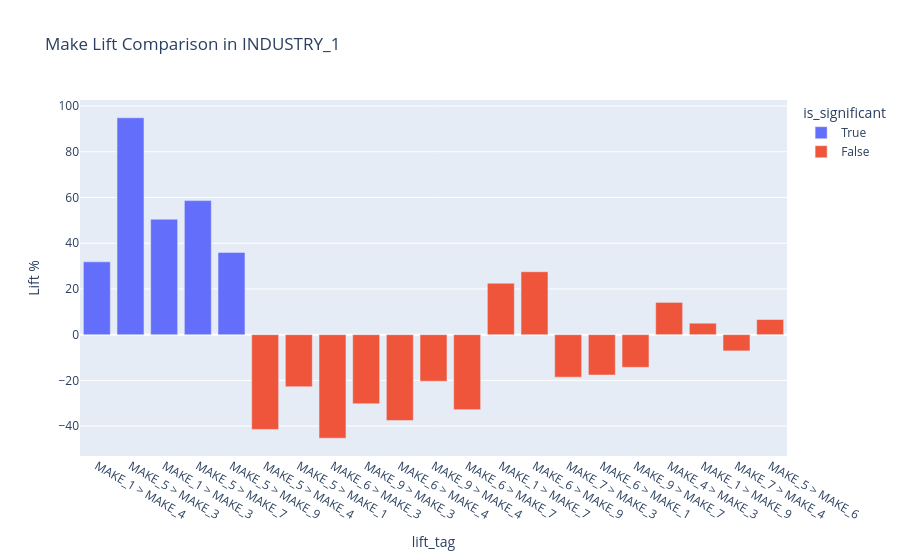
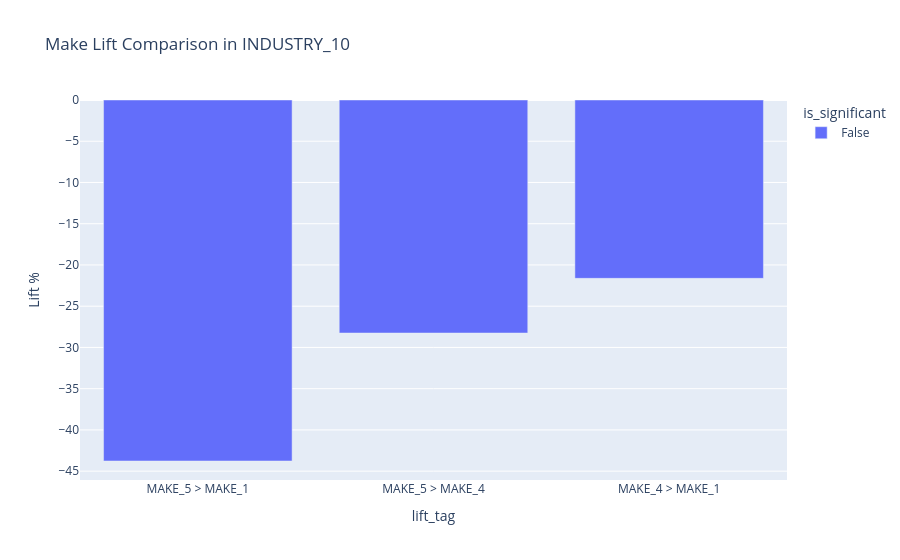
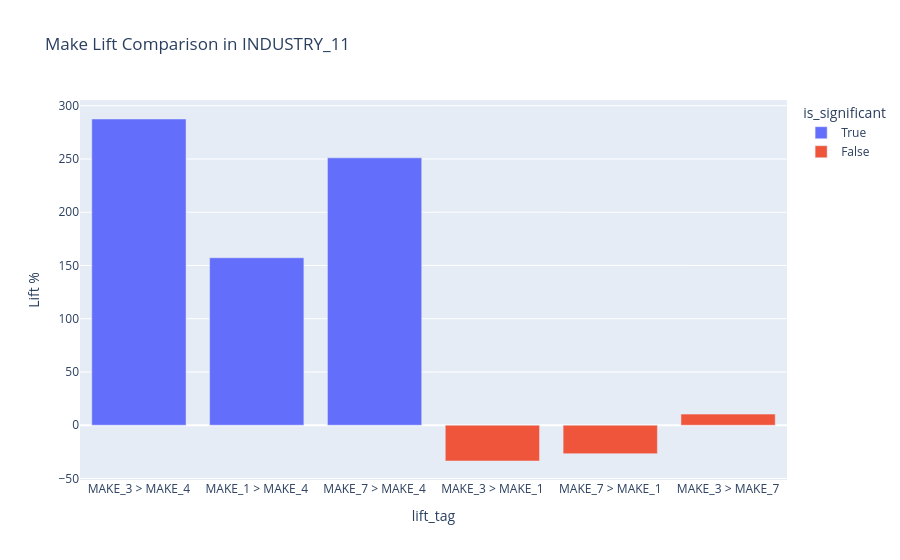
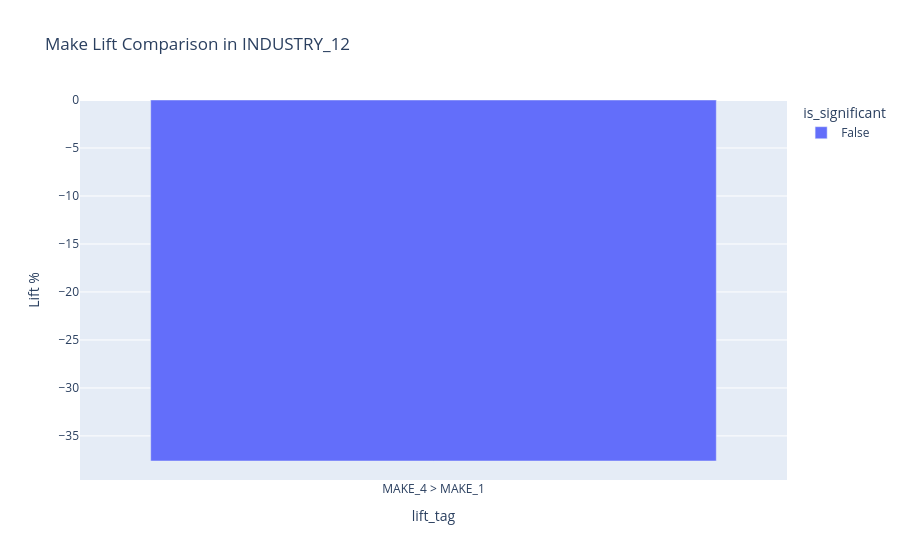

The code cell stored with these charts, in order, in its notebook:
### Code cell
ranked = comparison_df.copy()
ranked['lift_tag'] = ranked.apply(
    lambda row: f"{row['make_a']} > {row['make_b']}" if row['lift_%'] > 0 else f"{row['make_b']} > {row['make_a']}", axis=1
)

for industry in ranked['industry'].unique():
    subset = ranked[ranked['industry'] == industry]
    fig = px.bar(subset, x='lift_tag', y='lift_%', color='is_significant',
                 title=f"Make Lift Comparison in {industry}", labels={'lift_%': 'Lift %'})
    fig.show()

### Figure 1 — Plotly figure (JSON) as saved in the notebook; plotly's stock layout.template omitted (floating-point values rounded to 4 significant figures)
{"data": [{"alignmentgroup": "True", "hovertemplate": "is_significant=True<br>lift_tag=%{x}<br>Lift %=%{y}<extra></extra>", "legendgroup": "True", "marker": {"color": "#636efa", "pattern": {"shape": ""}}, "name": "True", "offsetgroup": "True", "orientation": "v", "showlegend": true, "textposition": "auto", "type": "bar", "x": ["MAKE_1 > MAKE_4", "MAKE_5 > MAKE_3", "MAKE_1 > MAKE_3", "MAKE_5 > MAKE_7", "MAKE_5 > MAKE_9"], "xaxis": "x", "y": [31.86, 94.84, 50.47, 58.63, 35.98], "yaxis": "y"}, {"alignmentgroup": "True", "hovertemplate": "is_significant=False<br>lift_tag=%{x}<br>Lift %=%{y}<extra></extra>", "legendgroup": "False", "marker": {"color": "#EF553B", "pattern": {"shape": ""}}, "name": "False", "offsetgroup": "False", "orientation": "v", "showlegend": true, "textposition": "auto", "type": "bar", "x": ["MAKE_5 > MAKE_4", "MAKE_5 > MAKE_1", "MAKE_6 > MAKE_3", "MAKE_9 > MAKE_3", "MAKE_6 > MAKE_4", "MAKE_9 > MAKE_4", "MAKE_6 > MAKE_7", "MAKE_1 > MAKE_7", "MAKE_6 > MAKE_9", "MAKE_7 > MAKE_3", "MAKE_6 > MAKE_1", "MAKE_9 > MAKE_7", "MAKE_4 > MAKE_3", "MAKE_1 > MAKE_9", "MAKE_7 > MAKE_4", "MAKE_5 > MAKE_6"], "xaxis": "x", "y": [-41.43, -22.77, -45.28, -30.21, -37.55, -20.36, -32.78, 22.5, 27.53, -18.59, -17.66, -14.28, 14.11, 5.012, -7.097, 6.627], "yaxis": "y"}], "layout": {"barmode": "relative", "legend": {"title": {"text": "is_significant"}, "tracegroupgap": 0}, "title": {"text": "Make Lift Comparison in INDUSTRY_1"}, "xaxis": {"anchor": "y", "domain": [0, 1], "title": {"text": "lift_tag"}}, "yaxis": {"anchor": "x", "domain": [0, 1], "title": {"text": "Lift %"}}}}

### Figure 2 — Plotly figure (JSON) as saved in the notebook; plotly's stock layout.template omitted (floating-point values rounded to 4 significant figures)
{"data": [{"alignmentgroup": "True", "hovertemplate": "is_significant=False<br>lift_tag=%{x}<br>Lift %=%{y}<extra></extra>", "legendgroup": "False", "marker": {"color": "#636efa", "pattern": {"shape": ""}}, "name": "False", "offsetgroup": "False", "orientation": "v", "showlegend": true, "textposition": "auto", "type": "bar", "x": ["MAKE_5 > MAKE_1", "MAKE_5 > MAKE_4", "MAKE_4 > MAKE_1"], "xaxis": "x", "y": [-43.77, -28.25, -21.62], "yaxis": "y"}], "layout": {"barmode": "relative", "legend": {"title": {"text": "is_significant"}, "tracegroupgap": 0}, "title": {"text": "Make Lift Comparison in INDUSTRY_10"}, "xaxis": {"anchor": "y", "domain": [0, 1], "title": {"text": "lift_tag"}}, "yaxis": {"anchor": "x", "domain": [0, 1], "title": {"text": "Lift %"}}}}

### Figure 3 — Plotly figure (JSON) as saved in the notebook; plotly's stock layout.template omitted (floating-point values rounded to 4 significant figures)
{"data": [{"alignmentgroup": "True", "hovertemplate": "is_significant=True<br>lift_tag=%{x}<br>Lift %=%{y}<extra></extra>", "legendgroup": "True", "marker": {"color": "#636efa", "pattern": {"shape": ""}}, "name": "True", "offsetgroup": "True", "orientation": "v", "showlegend": true, "textposition": "auto", "type": "bar", "x": ["MAKE_3 > MAKE_4", "MAKE_1 > MAKE_4", "MAKE_7 > MAKE_4"], "xaxis": "x", "y": [287.5, 157.2, 251.0], "yaxis": "y"}, {"alignmentgroup": "True", "hovertemplate": "is_significant=False<br>lift_tag=%{x}<br>Lift %=%{y}<extra></extra>", "legendgroup": "False", "marker": {"color": "#EF553B", "pattern": {"shape": ""}}, "name": "False", "offsetgroup": "False", "orientation": "v", "showlegend": true, "textposition": "auto", "type": "bar", "x": ["MAKE_3 > MAKE_1", "MAKE_7 > MAKE_1", "MAKE_3 > MAKE_7"], "xaxis": "x", "y": [-33.62, -26.72, 10.4], "yaxis": "y"}], "layout": {"barmode": "relative", "legend": {"title": {"text": "is_significant"}, "tracegroupgap": 0}, "title": {"text": "Make Lift Comparison in INDUSTRY_11"}, "xaxis": {"anchor": "y", "domain": [0, 1], "title": {"text": "lift_tag"}}, "yaxis": {"anchor": "x", "domain": [0, 1], "title": {"text": "Lift %"}}}}

### Figure 4 — Plotly figure (JSON) as saved in the notebook; plotly's stock layout.template omitted (floating-point values rounded to 4 significant figures)
{"data": [{"alignmentgroup": "True", "hovertemplate": "is_significant=False<br>lift_tag=%{x}<br>Lift %=%{y}<extra></extra>", "legendgroup": "False", "marker": {"color": "#636efa", "pattern": {"shape": ""}}, "name": "False", "offsetgroup": "False", "orientation": "v", "showlegend": true, "textposition": "auto", "type": "bar", "x": ["MAKE_4 > MAKE_1"], "xaxis": "x", "y": [-37.61], "yaxis": "y"}], "layout": {"barmode": "relative", "legend": {"title": {"text": "is_significant"}, "tracegroupgap": 0}, "title": {"text": "Make Lift Comparison in INDUSTRY_12"}, "xaxis": {"anchor": "y", "domain": [0, 1], "title": {"text": "lift_tag"}}, "yaxis": {"anchor": "x", "domain": [0, 1], "title": {"text": "Lift %"}}}}
